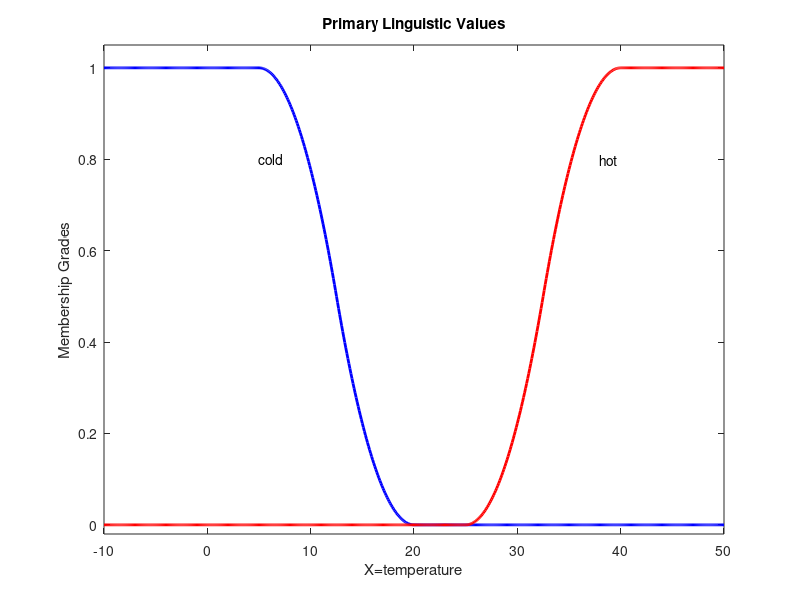

Recreate this plot in MATLAB.
clear;clc;
figure(1);
x = -10:0.1:50;
%we have two membership functions "cold" and "hot"
y = zmf(x,[5 20]);%"cold" membership function
plot(x,y,'b','LineWidth',2)%color and width of line
hold on
y = smf(x,[25 40]);%"hot" membership function
plot(x,y,'r','LineWidth',2)%coloe and width of line
%add the title and lable
title('Primary Linguistic Values')
xlabel('X=temperature')
ylabel('Membership Grades')
%add text beside the function
text(5,0.8,'cold')
text(38,0.8,'hot')
xlim([-10 50])
ylim([-0.02 1.05])
